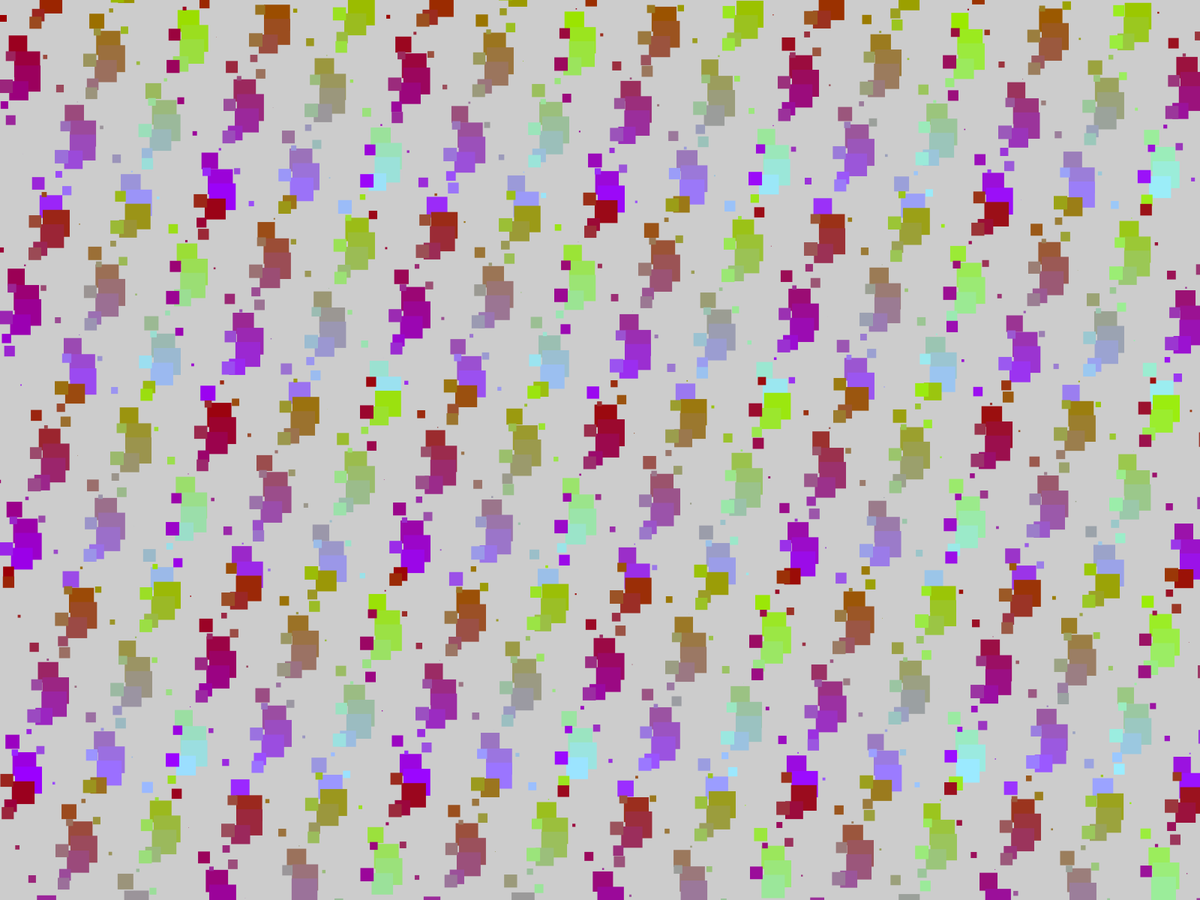
Frame 1 (no input)
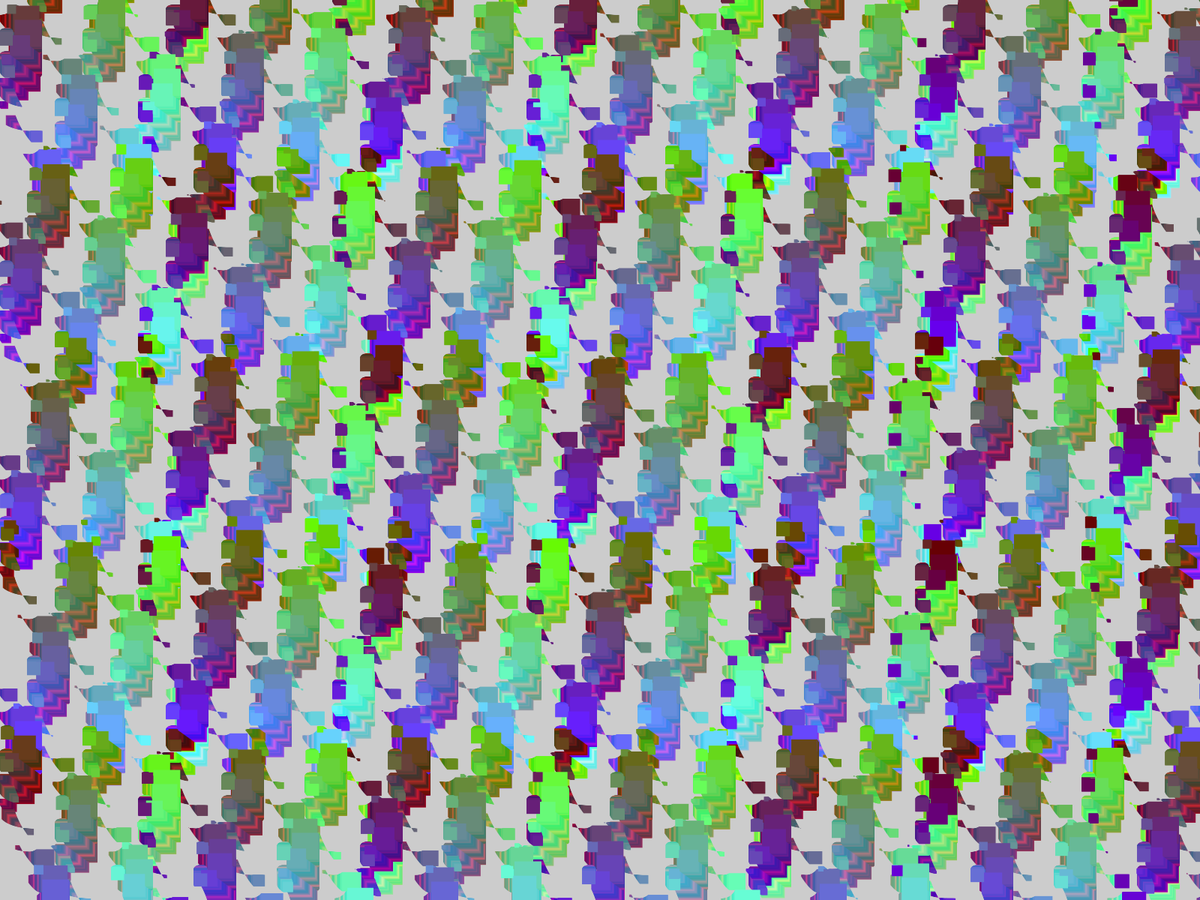
Frame 60 (the mouse pressed at the canvas centre just before this capture)
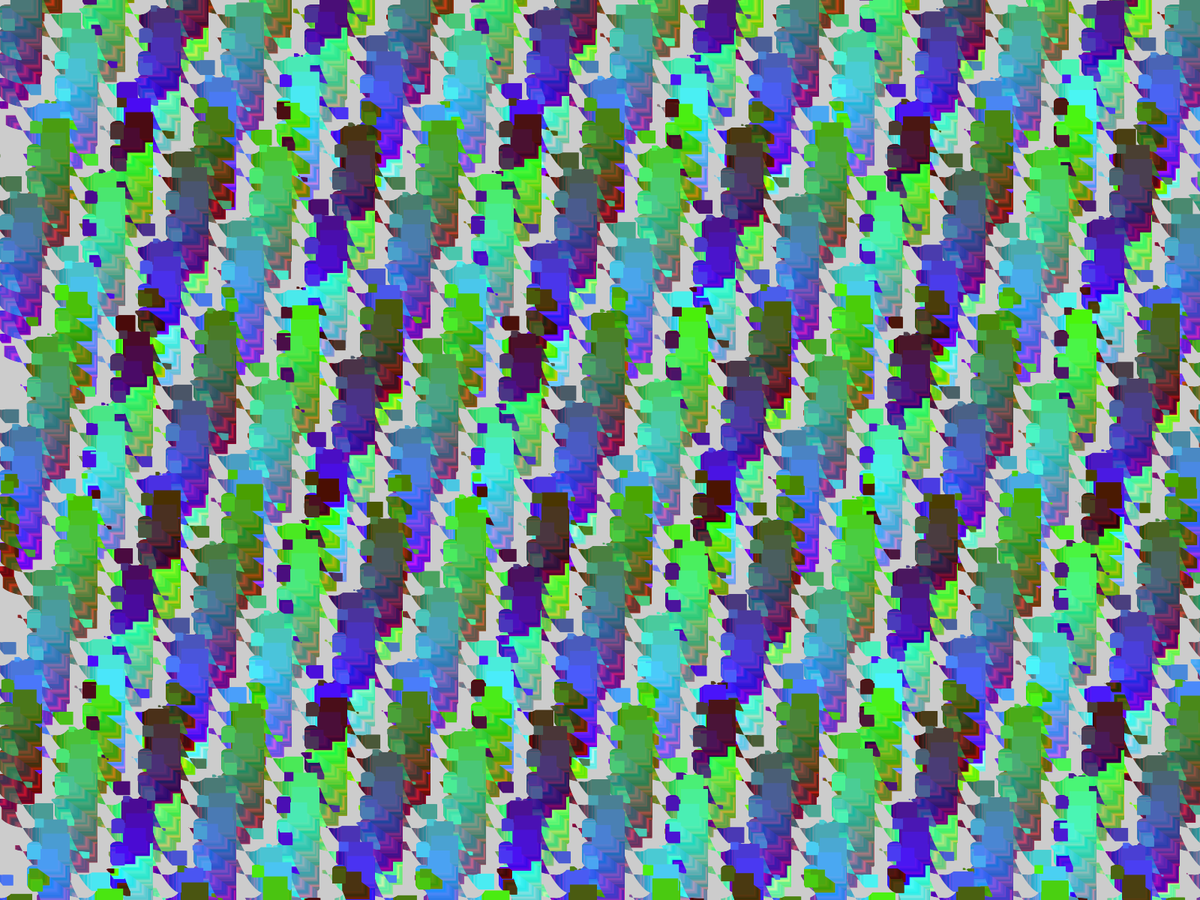
Frame 120 (the mouse held since frame 60 and released just before this capture)

The Processing sketch that drew these frames (run headless with seeded random() and noise(); from frame 60 on, the mouse is pressed at the canvas centre):

// Processing sketch: day281
// ── day281.pde
int v,x,y;
void setup(){
fullScreen();
noStroke();
}
void draw(){
clear();
for(x=0;x<width;x+=37)
for(y=0;y<height;y+=31){
float t=(20*x+y+v)/50.;
fill(noise(v/9.)*256,(v+x)%256,(v+y)%256);
square(20*sin(t)+x,20*cos(t)+y,27*sin(t)+9);
}
v++;
}
